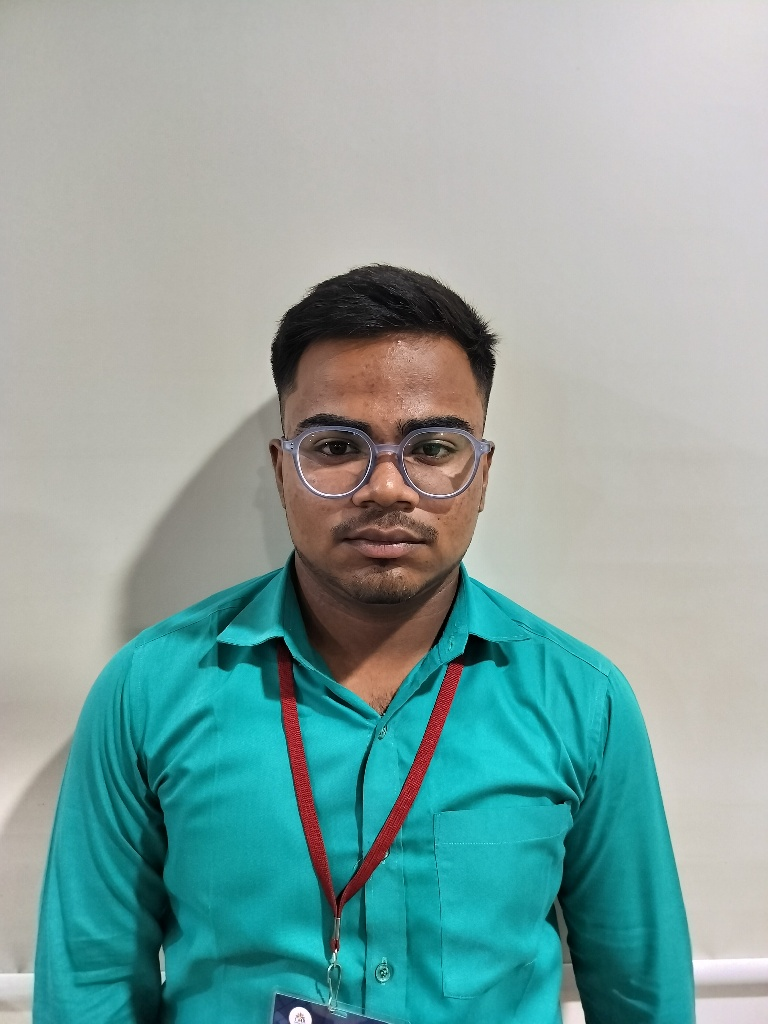
#> input picture attendance_project/student_photos/Shaheid-66B5/resized_66B5-SHAHEID.jpg, 768 x 1024 px, given as the content of the folder classroom_photos, which was not available
$ python opencv_only_system.py
#> lines starting #> are read from the running program, lines starting #| are printed output that depends on the picture; pictures that were not available may be replaced by others from this repository, and a replacement may not be noted
#!/usr/bin/env python3
"""
OpenCV-Only Attendance System - No face_recognition dependency
This system works without hanging issues
"""

import cv2
import numpy as np
import sqlite3
import os
from pathlib import Path
import time
from datetime import datetime

class OpenCVAttendanceSystem:
    """Attendance system using only OpenCV (no face_recognition)"""

    def __init__(self):
        self.database_file = "attendance.db"
        self.face_cascade = cv2.CascadeClassifier(cv2.data.haarcascades + 'haarcascade_frontalface_default.xml')
        self.student_photos = {}
        self.load_student_photos()

    def load_student_photos(self):
        """Load student photos for reference"""
        student_photos_dir = Path("student_photos")
        if not student_photos_dir.exists():
            print("❌ Student photos directory not found")
            return

        folders = [f for f in student_photos_dir.iterdir() if f.is_dir() and not f.name.startswith('.')]

        for folder in folders:
            # Look for resized images first
            images = list(folder.glob("resized_*.jpg")) + list(folder.glob("resized_*.jpeg")) + list(folder.glob("resized_*.png"))
            if not images:
                images = list(folder.glob("*.jpg")) + list(folder.glob("*.jpeg")) + list(folder.glob("*.png"))

            if images:
                student_id = folder.name.upper()
                student_name = folder.name.replace('_', ' ').title()
                self.student_photos[student_id] = {
                    'name': student_name,
                    'photo_path': str(images[0])
                }

        print(f"✅ Loaded {len(self.student_photos)} student photos")

    def detect_faces_opencv(self, image):
        """Detect faces using OpenCV"""
        gray = cv2.cvtColor(image, cv2.COLOR_BGR2GRAY)
        faces = self.face_cascade.detectMultiScale(gray, 1.1, 4)
        return faces

    def extract_face_features(self, image, face_rect):
        """Extract simple features from face region"""
        x, y, w, h = face_rect
        face_roi = image[y:y+h, x:x+w]

        # Resize to standard size
        face_roi = cv2.resize(face_roi, (100, 100))

        # Convert to grayscale
        gray_face = cv2.cvtColor(face_roi, cv2.COLOR_BGR2GRAY)

        # Simple feature extraction (histogram)
        hist = cv2.calcHist([gray_face], [0], None, [256], [0, 256])
        return hist.flatten()

    def compare_faces_simple(self, face1_features, face2_features):
        """Simple face comparison using histogram correlation"""
        correlation = cv2.compareHist(face1_features, face2_features, cv2.HISTCMP_CORREL)
        return correlation

    def process_classroom_photo(self, image_path):
        """Process classroom photo and detect faces"""
        print(f"\n📸 PROCESSING: {os.path.basename(image_path)}")
        print("="*40)

        if not os.path.exists(image_path):
            print(f"❌ Image not found: {image_path}")
            return

        # Load image
        image = cv2.imread(str(image_path))
        if image is None:
            print(f"❌ Could not load image")
            return

        print(f"  Image size: {image.shape[1]}x{image.shape[0]}")

        # Detect faces
        print("  Detecting faces...")
        start_time = time.time()
        faces = self.detect_faces_opencv(image)
        detection_time = time.time() - start_time
        print(f"  ✅ Found {len(faces)} faces in {detection_time:.2f}s")

        if len(faces) == 0:
            print("  ❌ No faces detected")
            return

        # Process each face
        results = []
        for i, face_rect in enumerate(faces):
            print(f"  Processing face {i+1}...")

            # Extract features
            face_features = self.extract_face_features(image, face_rect)

            # Try to match with student photos
            best_match = None
            best_similarity = 0.0

            for student_id, student_data in self.student_photos.items():
                try:
                    # Load student photo
                    student_image = cv2.imread(student_data['photo_path'])
                    if student_image is None:
                        continue

                    # Detect faces in student photo
                    student_faces = self.detect_faces_opencv(student_image)
                    if len(student_faces) == 0:
                        continue

                    # Use first face from student photo
                    student_face_features = self.extract_face_features(student_image, student_faces[0])

                    # Compare faces
                    similarity = self.compare_faces_simple(face_features, student_face_features)

                    if similarity > best_similarity:
                        best_similarity = similarity
                        best_match = student_id

                except Exception as e:
                    continue

            # Determine result
            if best_match and best_similarity > 0.7:  # Threshold for recognition
                student_name = self.student_photos[best_match]['name']
                results.append({
                    'face_id': i+1,
                    'student_id': best_match,
                    'name': student_name,
                    'confidence': best_similarity,
                    'face_rect': face_rect
                })
                print(f"    ✅ {student_name} (similarity: {best_similarity:.2f})")
            else:
                results.append({
                    'face_id': i+1,
                    'student_id': 'Unknown',
                    'name': 'Unknown',
                    'confidence': best_similarity,
                    'face_rect': face_rect
                })
                print(f"    ❓ Unknown person (similarity: {best_similarity:.2f})")

        # Mark attendance
        self.mark_attendance_batch(results, image_path)

        print(f"\n📊 RESULTS:")
        print(f"  Total faces: {len(results)}")
        recognized = len([r for r in results if r['student_id'] != 'Unknown'])
        print(f"  Recognized: {recognized}")
        print(f"  Unknown: {len(results) - recognized}")

        return results

    def mark_attendance_batch(self, results, image_path):
        """Mark attendance for all recognized students"""
        conn = sqlite3.connect(self.database_file)
        cursor = conn.cursor()

        # Create attendance table if not exists
        cursor.execute('''
            CREATE TABLE IF NOT EXISTS attendance (
                id INTEGER PRIMARY KEY AUTOINCREMENT,
                student_id TEXT,
                date DATE,
                time TIME,
                confidence REAL,
                image_path TEXT,
                created_at TIMESTAMP DEFAULT CURRENT_TIMESTAMP
            )
        ''')

        current_date = datetime.now().date()
        current_time = datetime.now().time()

        for result in results:
            if result['student_id'] != 'Unknown':
                cursor.execute('''
                    INSERT INTO attendance (student_id, date, time, confidence, image_path)
                    VALUES (?, ?, ?, ?, ?)
                ''', (result['student_id'], current_date, current_time, result['confidence'], image_path))

        conn.commit()
        conn.close()

        recognized_count = len([r for r in results if r['student_id'] != 'Unknown'])
        if recognized_count > 0:
            print(f"  📝 Marked attendance for {recognized_count} students")

    def generate_attendance_report(self):
        """Generate attendance report"""
        print(f"\n📋 ATTENDANCE REPORT")
        print("="*40)

        conn = sqlite3.connect(self.database_file)
        cursor = conn.cursor()

        # Get today's attendance
        today = datetime.now().date()
        cursor.execute('''
            SELECT DISTINCT student_id, confidence, time
            FROM attendance
            WHERE date = ?
            ORDER BY time
        ''', (today,))

        records = cursor.fetchall()

        print(f"📅 Report for {today}")
        print("-" * 30)

        if records:
            for student_id, confidence, time in records:
                student_name = self.student_photos.get(student_id, {}).get('name', student_id)
                print(f"✅ {student_name} - {time} (confidence: {confidence:.2f})")
        else:
            print("No attendance records for today")

        conn.close()

    def test_system(self):
        """Test the system with classroom photos"""
        print("🧪 TESTING OPENCV ATTENDANCE SYSTEM")
        print("="*50)

        if not self.student_photos:
            print("❌ No student photos loaded")
            return False

        print(f"✅ System ready with {len(self.student_photos)} students")

        # Test with classroom photos
        classroom_photos = list(Path("classroom_photos").glob("*.jpg"))
        classroom_photos.extend(list(Path("classroom_photos").glob("*.jpeg")))
        classroom_photos.extend(list(Path("classroom_photos").glob("*.png")))

        if not classroom_photos:
            print("❌ No classroom photos found")
            return False

        print(f"📸 Testing with {len(classroom_photos)} classroom photos")

        for photo in classroom_photos:
            self.process_classroom_photo(str(photo))
#> in process_classroom_photo, image is the input picture: shape (1024, 768, 3); mean B, G, R 161.2, 164.5, 133.3
#|   Image size: 768x1024
#> in detect_faces_opencv, `gray = cv2.cvtColor(image, cv2.COLOR_BGR2GRAY)`:
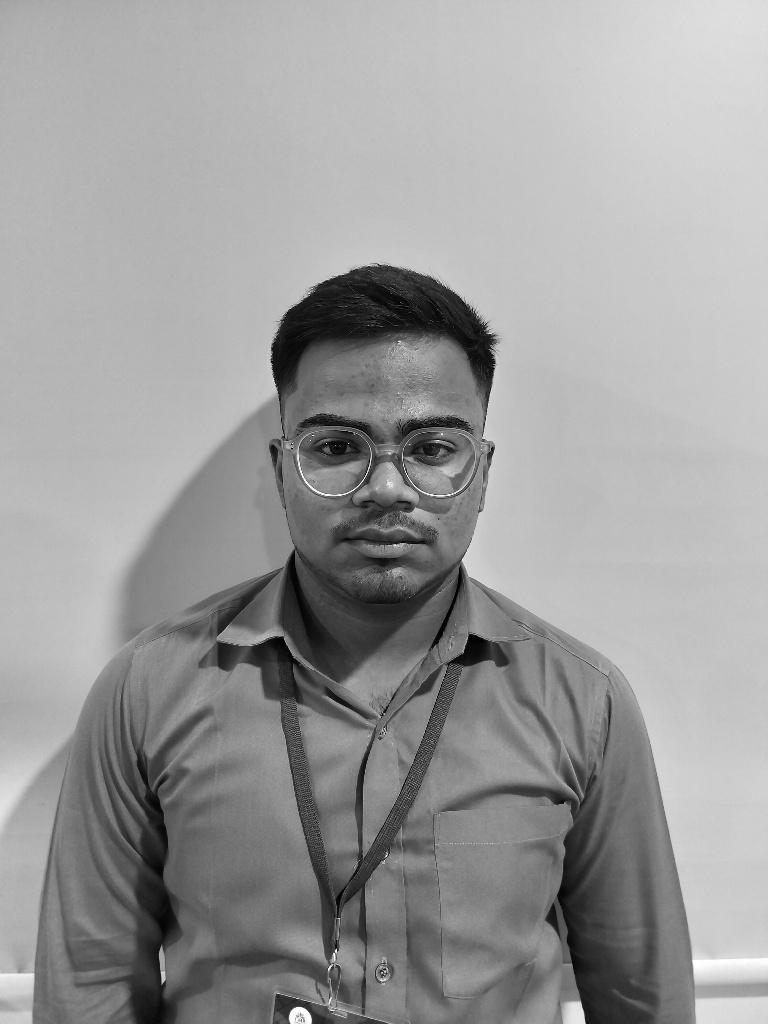
#> gray: shape (1024, 768); min 0, max 255, mean 154.8
#> in detect_faces_opencv, `faces = self.face_cascade.detectMultiScale(gray, 1.1, 4)`: faces = [[150, 744, 88, 88], [251, 344, 265, 265]]
#|   ✅ Found 2 faces in 0.40s
#> (printed output is left out)
#> in extract_face_features, `x, y, w, h = face_rect`: x = 150; y = 744; w = 88
#> in extract_face_features, `face_roi = image[y:y+h, x:x+w]`:
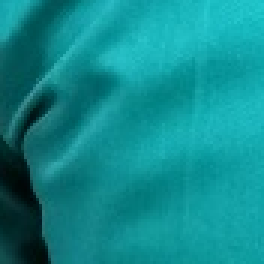
#> face_roi: shape (88, 88, 3) (shown 3 times larger); mean B, G, R 141.8, 138.6, 16
#> in extract_face_features, `gray_face = cv2.cvtColor(face_roi, cv2.COLOR_BGR2GRAY)`:
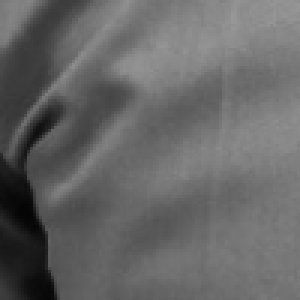
#> gray_face: shape (100, 100) (shown 3 times larger); min 5, max 151, mean 102.2
#> in extract_face_features, `hist = cv2.calcHist([gray_face], [0], None, [256], [0, 256])`: hist = 256 values, max 218 at index 118, min 0 at index 0, mean 39.06
#> in process_classroom_photo, `face_features = self.extract_face_features(image, face_rect)`: face_features has the same summary as hist in extract_face_features
#> in process_classroom_photo, `student_faces = self.detect_faces_opencv(student_image)`: student_faces = [[150, 744, 88, 88], [251, 344, 265, 265]]
#> in process_classroom_photo, `student_face_features = self.extract_face_features(student_image, stud..`: student_face_features has the same summary as hist in extract_face_features
#> in compare_faces_simple, `correlation = cv2.compareHist(face1_features, face2_features, cv2.HIST..`: correlation = 1
#> in process_classroom_photo, `student_name = self.student_photos[best_match]['name']`: student_name = 'Shaheid-66B5'
#|     ✅ Shaheid-66B5 (similarity: 1.00)

        # Generate report
        self.generate_attendance_report()

        print(f"\n🎉 SYSTEM TEST COMPLETE!")
        return True

def main():
    """Main function"""
    print("🎯 OPENCV-ONLY ATTENDANCE SYSTEM")
    print("="*50)
    print("This system works without face_recognition library")
    print("No hanging issues - uses only OpenCV")
    print("="*50)

    # Initialize system
    system = OpenCVAttendanceSystem()

    # Test system
    success = system.test_system()

    if success:
        print(f"\n✅ SUCCESS! System is working without hanging!")
        print(f"The OpenCV-only system is functional and fast.")
    else:
        print(f"\n❌ System test failed.")
        print(f"Check the error messages above.")

if __name__ == "__main__":
#> (the run stopped early here; a loop or call above may not have finished)
